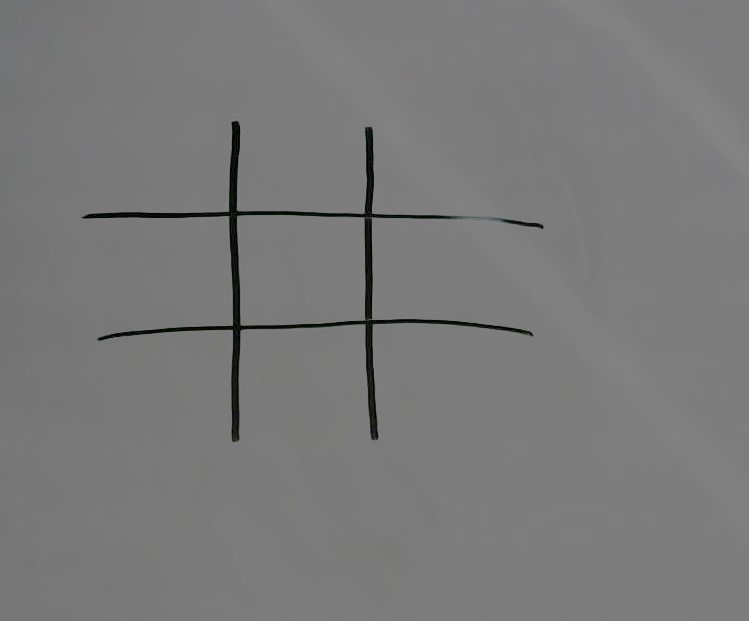
#> input picture images/board1-crop.jpg, 749 x 621 px, given in place of the camera
$ python XandOdetect.py
#> lines starting #> are read from the running program, lines starting #| are printed output that depends on the picture; after the words box and inside, x2 and y2 are one past the last pixel; in counts of white or black regions, pixels touching at a corner belong together
#> further down, frame is the input picture: shape (621, 749, 3); mean B, G, R 121.6, 121.7, 121.6
import cv2
import numpy as np

# Open the video file
# cap = cv2.VideoCapture('images/testVid3.mp4')

cap = cv2.VideoCapture(0)

def detect_board(frame):
    img = frame
    # convert to grayscale
    gray = cv2.cvtColor(img, cv2.COLOR_BGR2GRAY)

    # threshold
    thresh = cv2.threshold(gray, 50, 255, cv2.THRESH_BINARY)[1] \
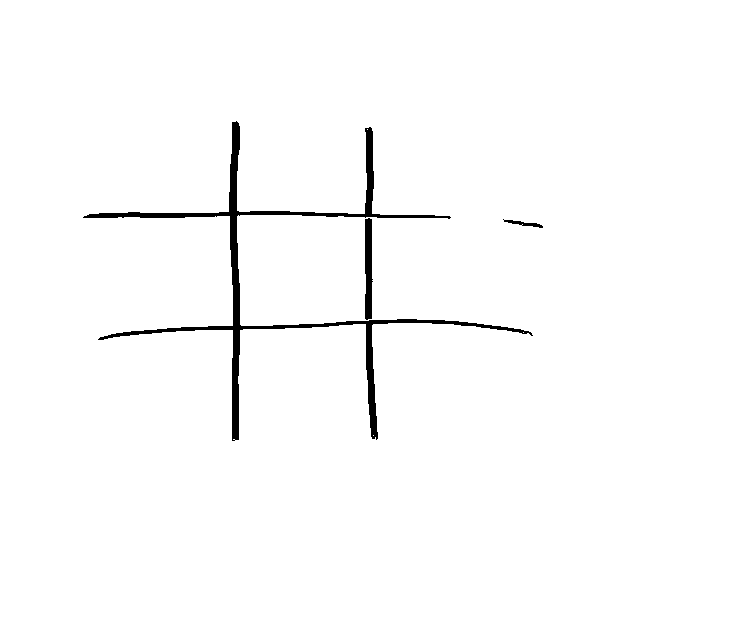
#> thresh: shape (621, 749); 98.4% white; 3 black regions, box (x1, y1, x2, y2) and area: (83, 121, 533, 441) 6488, (365, 218, 373, 320) 686, (503, 219, 543, 228) 122
 \
        # apply morphology
    kernel = np.ones((7, 7), np.uint8)
    morph = cv2.morphologyEx(thresh, cv2.MORPH_CLOSE, kernel)
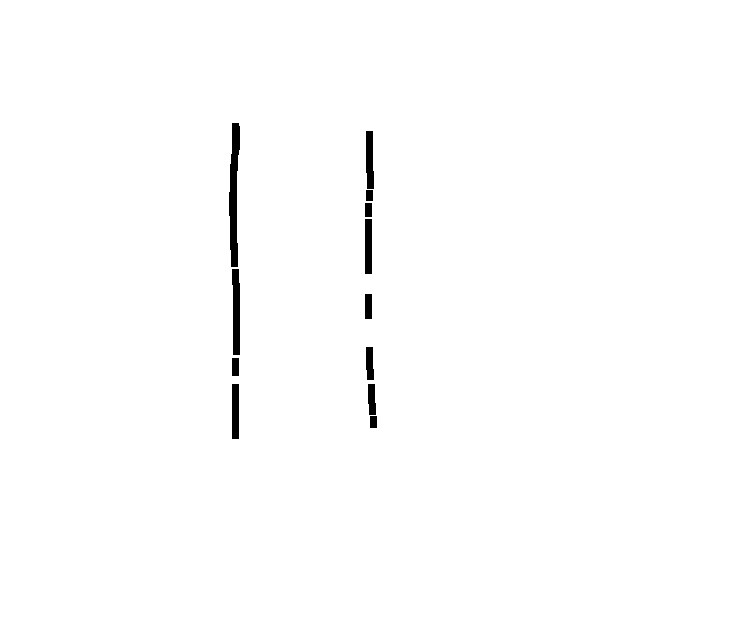
#> morph: shape (621, 749); 99.2% white; 12 black regions, largest, box (x1, y1, x2, y2) and area: (229, 123, 240, 267) 1071, (232, 269, 240, 355) 604, (366, 131, 374, 189) 408
    kernel = np.ones((9, 9), np.uint8)
    morph = cv2.morphologyEx(morph, cv2.MORPH_ERODE, kernel)
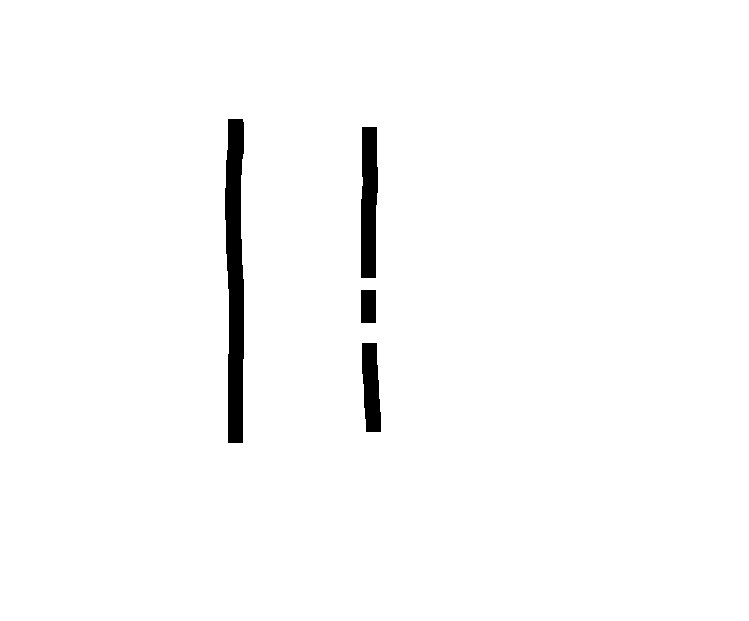
#> morph: shape (621, 749); 98% white; 4 black regions

    # get largest contour
    contours = cv2.findContours(morph, cv2.RETR_EXTERNAL, cv2.CHAIN_APPROX_NONE)
#> contours = 1 contour; box (x1, y1, x2, y2) and area: (0, 0, 749, 621) 463760
    contours = contours[0] if len(contours) == 2 else contours[1]
    area_thresh = 0
    for c in contours:
        area = cv2.contourArea(c)
        if area > area_thresh:
            area_thresh = area
            big_contour = c
#> this loop made 1 pass
#> (area, area_thresh) on pass 1: (463760, 463760)
#> after the loop, area_thresh = 463760; big_contour = contour of 2736 points, box (x1, y1, x2, y2) (0, 0, 749, 621), area 463760

    # get bounding box
    x, y, w, h = cv2.boundingRect(big_contour)
#> x = 0; y = 0; w = 749; h = 621

    # draw filled contour on black background
    mask = np.zeros_like(gray)
    mask = cv2.merge([mask, mask, mask])
    cv2.drawContours(mask, [big_contour], -1, (255, 255, 255), cv2.FILLED)
#> mask: shape (621, 749, 3); every value is 255

    # apply mask to input
    result1 = img.copy()
    result1 = cv2.bitwise_and(result1, mask)

    # crop result
    result2 = result1[y:y + h, x:x + w]

    return result2


def canny_edge_detection(frame):
    # Convert the frame to grayscale for edge detection
    gray = cv2.cvtColor(frame, cv2.COLOR_BGR2GRAY)

    # Apply Gaussian blur to reduce noise and smoothen edges
    blurred = cv2.GaussianBlur(src=gray, ksize=(5, 5), sigmaX=0.5)

    # Perform Canny edge detection
    edges = cv2.Canny(blurred, 70, 135)

    return blurred, edges

def get_approx_poly(contour):
    epsilon = 0.04 * cv2.arcLength(contour, True)
    poly_contour = cv2.approxPolyDP(contour, epsilon, True)
    return poly_contour


while(cap.isOpened()):
    # Read the video frame by frame
    ret, frame = cap.read()
    if ret:

        frame = detect_board(frame)

        # Convert the frame to grayscale
        gray = cv2.cvtColor(frame, cv2.COLOR_BGR2GRAY)

        # Apply a blur to reduce noise
        gray = cv2.medianBlur(gray, 5)

        rows = gray.shape[0]
#> rows = 621
        circles = cv2.HoughCircles(gray, cv2.HOUGH_GRADIENT, 1, rows / 8,param1=100, param2=30,minRadius=1, maxRadius=100)
#> circles = None
        # Detect circles using HoughCircles
        #circles = cv2.HoughCircles(gray, cv2.HOUGH_GRADIENT, 1, 20, param1=50, param2=30, minRadius=1, maxRadius=100)

        blurred, edges = canny_edge_detection(frame)
#> in canny_edge_detection, `edges = cv2.Canny(blurred, 70, 135)`:
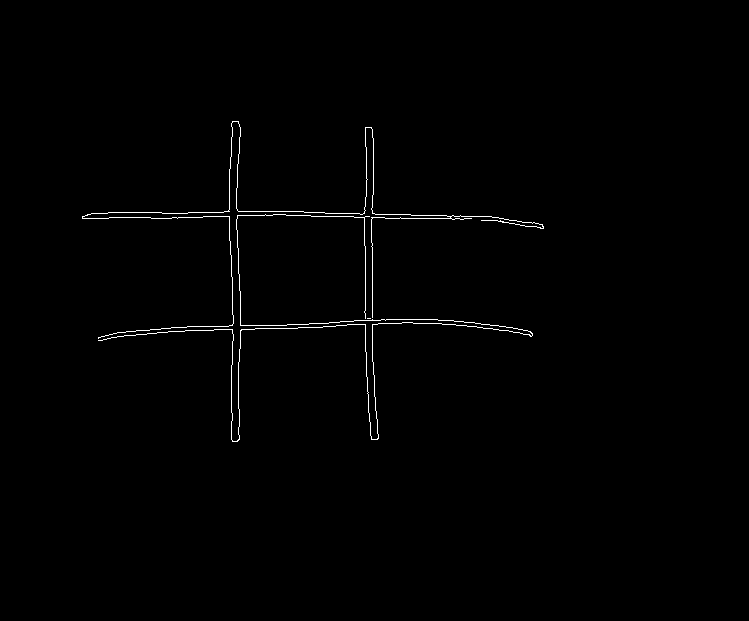
#> edges: shape (621, 749); 0.65% white in thin lines or dots, all inside (x1, y1, x2, y2) = (82, 121, 544, 442)

        # Shape detection on canny edge
        contours, _ = cv2.findContours(edges.copy(), cv2.RETR_EXTERNAL, cv2.CHAIN_APPROX_SIMPLE)
#> contours = 3 contours, all with area under 20


        for contour in contours:
            epsilon = 0.04 * cv2.arcLength(contour, True)
            approx = cv2.approxPolyDP(contour, epsilon, True)
            vertices = len(approx)

            contour_area = cv2.contourArea(contour)
            poly = get_approx_poly(contour)
            convex = cv2.isContourConvex(poly)

            convex_hull = cv2.convexHull(contour)
            convex_hull_area = cv2.contourArea(convex_hull)
            try:
                solidity = contour_area / convex_hull_area
            except ZeroDivisionError:
                solidity = 0

            if vertices >= 8 and vertices <= 10 and solidity < 0.5 and convex_hull_area > 1000 and convex_hull_area < 10000:
                #shape = "X" + str(vertices) + " " + str(convex_hull_area) + " " + str(solidity)
                shape = "X" + str(convex)
            else:
                shape = ""

            #cv2.drawContours(frame, [approx], 0, (0, 255, 0), 2)
            cv2.putText(frame, shape, (approx[0][0][0], approx[0][0][1] + 5), cv2.FONT_HERSHEY_SIMPLEX, 1, (0, 0, 0), 2)
#> this loop made 3 passes
#> (vertices, contour_area, poly, convex_hull, convex_hull_area, solidity) on pass 1: (2, 0, [[367, 318], [370, 318]], [[370, 318], [367, 318]], 0, 0)
#> (vertices, contour_area, poly, convex_hull_area, solidity) on pass 2: (2, 15, [[98, 340], [532, 333]], 64526.5, 0.000232)

        # If circles are detected
        if circles is not None:
            circles = np.uint16(np.around(circles))
            for i in circles[0, :]:
                # Draw the outer circle
                cv2.circle(frame, (i[0], i[1]), i[2], (0, 255, 0), 2)
                # Draw the center of the circle
                cv2.circle(frame, (i[0], i[1]), 2, (0, 0, 255), 3)
                cv2.putText(frame, "O", (i[0], i[1] + 5), cv2.FONT_HERSHEY_SIMPLEX, 1,(0, 0, 0), 2)

        # Display the frame with the drawn circles
        cv2.imshow('detected circles', frame)

        # Break the loop if 'q' is pressed
        if cv2.waitKey(1) & 0xFF == ord('q'):
#> (key q is pressed here)
            break
    else:
        break

# Release the video capture and close all windows
cap.release()
cv2.destroyAllWindows()
